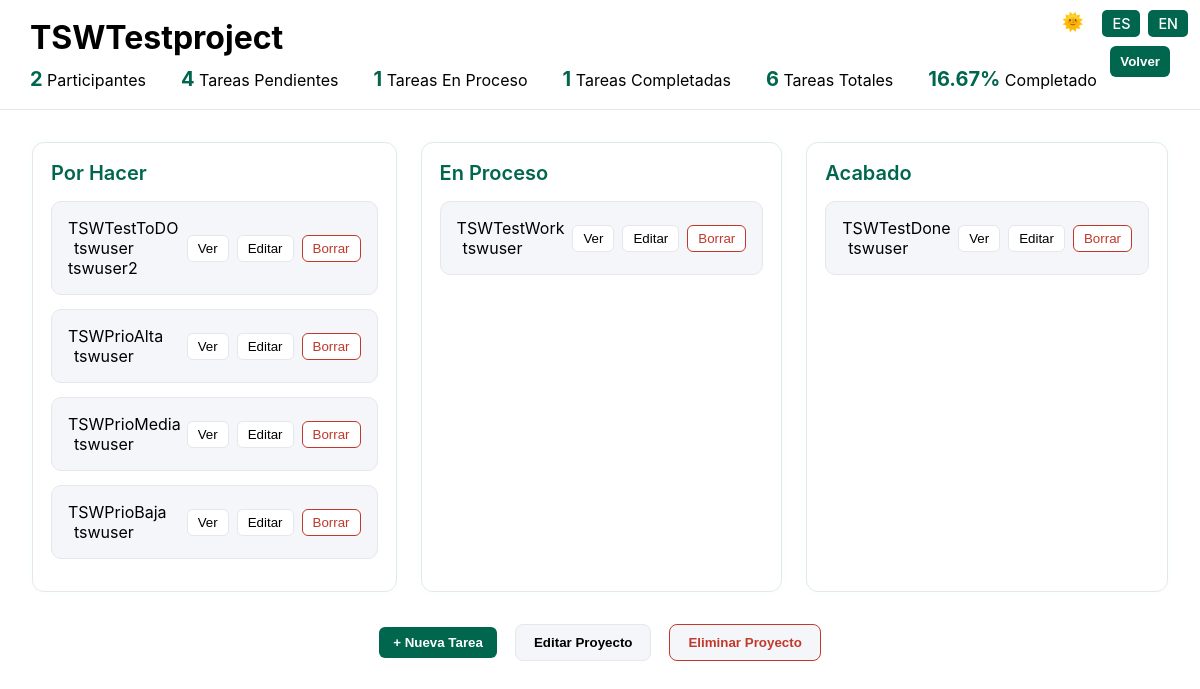
The app's page /index.php?controller=projects&action=view&id=1 (signed in) with its own data.
### tables this page shows
CREATE TABLE projects (
    project_id INT AUTO_INCREMENT NOT NULL,
    project_name VARCHAR(255) NOT NULL,
    
    PRIMARY KEY (project_id)
);

CREATE TABLE tasks (
    task_id INT AUTO_INCREMENT NOT NULL,
    task_name VARCHAR(255) NOT NULL,
    task_desc VARCHAR(255) NOT NULL,
    project_id INT NOT NULL,
    task_status ENUM("ToDo","Working","Done") NOT NULL,
    task_priority ENUM("Low","Medium","High") NOT NULL,
    begin_date VARCHAR(10) NOT NULL,
    end_date VARCHAR(10) NOT NULL,

    FOREIGN KEY (project_id) REFERENCES projects(project_id) ON DELETE CASCADE,
    CONSTRAINT PK_Task PRIMARY KEY (task_id, project_id)
);

CREATE TABLE users (
    user_mail VARCHAR(255) NOT NULL,
    username VARCHAR(255) NOT NULL,
    passwd VARCHAR(255) NOT NULL,
    
    PRIMARY KEY (user_mail)
);

### www/view/projects/view.php (the view, shortened to what the rows shown need)
<?php
$view = ViewManager::getInstance();
$project = $view->getVariable("project");
?>
<!doctype html>
<html>
<head>
    <link rel="stylesheet" type="text/css" href="./view/css/theme.css">
    <link rel="stylesheet" type="text/css" href="./view/css/projects/view.css">
</head>
<body>
    <header>
        <div class="header-content">
            <div class="header-left">
                <div class="project-title" id="projName"><?= $project->getName() ?></div>
                <div class="stats-container">
                    <div class="stat-item">
                        <span id="participantsCount"><?= count($project->getUsers()) ?></span>
                        <span class="stat-label"><?= i18n("Participantes") ?></span>
                    </div>
                    <div class="stat-item">
                        <span id="todoTasks"><?= $project->getTaskNumberByType("ToDo") ?></span>
                        <span class="stat-label"><?= i18n("Tareas Pendientes") ?></span>
                    </div>
                    <div class="stat-item">
                        <span id="workingTasks"><?= $project->getTaskNumberByType("Working") ?></span>
                        <span class="stat-label"><?= i18n("Tareas En Proceso") ?></span>
                    </div>
                    <div class="stat-item">
                        <span id="doneTasks"><?= $project->getTaskNumberByType("Done") ?></span>
                        <span class="stat-label"><?= i18n("Tareas Completadas") ?></span>
                    </div>
                    <div class="stat-item">
                        <span id="totalTasks"><?= count($project->getTasks()) ?></span>
                        <span class="stat-label"><?= i18n("Tareas Totales") ?></span>
                    </div>
                    <div class="stat-item">
                        <span id="completionRate"><?= $project->getCompletedPercent() ?>%</span>
                        <span class="stat-label"><?= i18n("Completado") ?></span>
                    </div>
                </div>
            </div>
            <div class="controls">
                <div class="lang-switch">
                    <a href="index.php?controller=language&amp;action=change&amp;lang=es" class="lang-btn">ES</a>
                    <a href="index.php?controller=language&amp;action=change&amp;lang=en" class="lang-btn">EN</a>
                </div>
                <button id="themeToggle" class="theme-toggle global"
                    aria-label="<?= i18n("Alternar tema") ?>">🌙</button>
                <a href="index.php?controller=projects&amp;action=index">
                    <button class="btn back"><?= i18n("Volver") ?></button>
                </a>
            </div>
        </div>
    </header>
    <main class="project-content">
        <div class="tasks-container">
            <div class="cols">
                <div class="col">
                    <h4><?= i18n("Por Hacer") ?></h4>
                    <div id="col-todo">
                        <?php foreach ($project->getTasks() as $task): ?>
                            <?php if (strcmp($task->getStatus(), "ToDo") == 0): ?>
                                <div class="task">
                                    <div class="task-info">
                                        <span><?= $task->getName() ?>
                                            <span class="small">
                                                <?php foreach ($task->getUsers() as $user): ?>
                                                    <?= $user->getUserName()."\n" ?>
                                                <?php endforeach; ?>
                                            </span>
                                        </span>
                                    </div>
                                    <div class="task-controls">
                                        <a
                                            href="index.php?controller=tasks&amp;action=view&amp;id=<?= $project->getId() ?>&amp;task_id=<?= $task->getId() ?>">
                                            <button class="btn"><?= i18n("Ver") ?></button>
                                        </a>
                                        <a
                                            href="index.php?controller=tasks&amp;action=edit&amp;id=<?= $project->getId() ?>&amp;task_id=<?= $task->getId() ?>">
                                            <button class="btn"><?= i18n("Editar") ?></button>
                                        </a>
                                        <form method="post" class="in-lineForm" action="index.php?controller=tasks&amp;action=delete">
                                            <button class="btn danger" type="submit"><?= i18n("Borrar") ?></button>
                                        </form>
                                    </div>
                                </div>
                            <?php endif ?>
                        <?php endforeach; ?>
                    </div>
                </div>
                <div class="col">
                    <h4><?= i18n("En Proceso") ?></h4>
                    <div id="col-working">
                        <?php foreach ($project->getTasks() as $task): ?>
                            <?php if (strcmp($task->getStatus(), "Working") == 0): ?>
                                <div class="task">
                                    <div class="task-info">
                                        <span><?= $task->getName() ?>
                                            <span class="small">
                                                <?php foreach ($task->getUsers() as $user): ?>
                                                    <?= $user->getUserName()."\n" ?>
                                                <?php endforeach; ?>
                                            </span>
                                        </span>
                                    </div>
                                    <div class="task-controls">
                                        <a
                                            href="index.php?controller=tasks&amp;action=view&amp;id=<?= $project->getId() ?>&amp;task_id=<?= $task->getId() ?>">
                                            <button class="btn"><?= i18n("Ver") ?></button>
                                        </a>
                                        <a
                                            href="index.php?controller=tasks&amp;action=edit&amp;id=<?= $project->getId() ?>&amp;task_id=<?= $task->getId() ?>">
                                            <button class="btn"><?= i18n("Editar") ?></button>
                                        </a>
                                        <form method="post" action="index.php?controller=tasks&amp;action=delete">
                                            <button class="btn danger" type="submit"><?= i18n("Borrar") ?></button>
                                        </form>
                                    </div>
                                </div>
                            <?php endif ?>
                        <?php endforeach; ?>
                    </div>
                </div>
                <div class="col">
                    <h4><?= i18n("Acabado") ?></h4>
                    <div id="col-done">
                        <?php foreach ($project->getTasks() as $task): ?>
                            <?php if (strcmp($task->getStatus(), "Done") == 0): ?>
                                <div class="task">
                                     <div class="task-info">
                                        <span><?= $task->getName() ?>
                                            <span class="small">
                                                <?php foreach ($task->getUsers() as $user): ?>
                                                    <?= $user->getUserName()."\n" ?>
                                                <?php endforeach; ?>
                                            </span>
                                        </span>
                                    </div>
                                    <div class="task-controls">
                                        <a
                                            href="index.php?controller=tasks&amp;action=view&amp;id=<?= $project->getId() ?>&amp;task_id=<?= $task->getId() ?>">
                                            <button class="btn"><?= i18n("Ver") ?></button>
                                        </a>
                                        <a
                                            href="index.php?controller=tasks&amp;action=edit&amp;id=<?= $project->getId() ?>&amp;task_id=<?= $task->getId() ?>">
                                            <button class="btn"><?= i18n("Editar") ?></button>
                                        </a>
                                        <form method="post" action="index.php?controller=tasks&amp;action=delete">
                                            <button class="btn danger" type="submit"><?= i18n("Borrar") ?></button>
                                        </form>
                                    </div>
                                </div>
                            <?php endif ?>
                        <?php endforeach; ?>
                    </div>
                </div>
            </div>
        </div>
        <div class="task-actions">
            <a href="index.php?controller=tasks&amp;action=add&amp;id=<?= $project->getId() ?>">
                <button class="btn primary action-btn" id="openTaskModal"><?= i18n("+ Nueva Tarea") ?></button>
            </a>
            <a href="index.php?controller=projects&amp;action=edit&amp;id=<?= $project->getId() ?>">
                <button class="btn action-btn" id="editProjBtn"><?= i18n("Editar Proyecto") ?></button>
            </a>
            <form method="post" action="index.php?controller=projects&amp;action=delete">
                <button class="btn danger action-btn" id="deleteProjBtn"
                    type="submit"><?= i18n("Eliminar Proyecto") ?></button>
            </form>
        </div>
    </main>
</body>
</html>

### records on screen
projects: project_name "TSWTestproject"
tasks: task_name "TSWTestToDO"
users: username "tswuser"
users: username "tswuser2"
tasks: task_name "TSWPrioAlta"
tasks: task_name "TSWPrioMedia"
tasks: task_name "TSWPrioBaja"
tasks: task_name "TSWTestWork"
tasks: task_name "TSWTestDone"

### other values on screen
count($project->getUsers()) "2"
i18n("Participantes") "Participantes"
$project->getTaskNumberByType("ToDo") "4"
i18n("Tareas Pendientes") "Tareas Pendientes"
$project->getTaskNumberByType("Working") "1"
i18n("Tareas En Proceso") "Tareas En Proceso"
$project->getTaskNumberByType("Done") "1"
i18n("Tareas Completadas") "Tareas Completadas"
count($project->getTasks()) "6"
i18n("Tareas Totales") "Tareas Totales"
$project->getCompletedPercent() "16.67"
i18n("Completado") "Completado"
i18n("Volver") "Volver"
i18n("Por Hacer") "Por Hacer"
i18n("En Proceso") "En Proceso"
